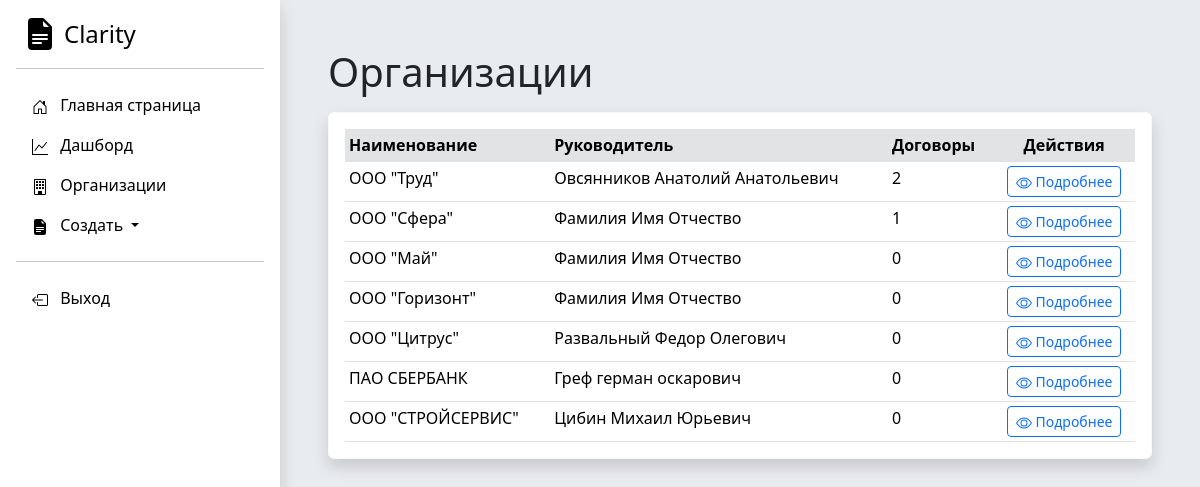
The page /organizations/ (signed in) on the database as committed earlier.
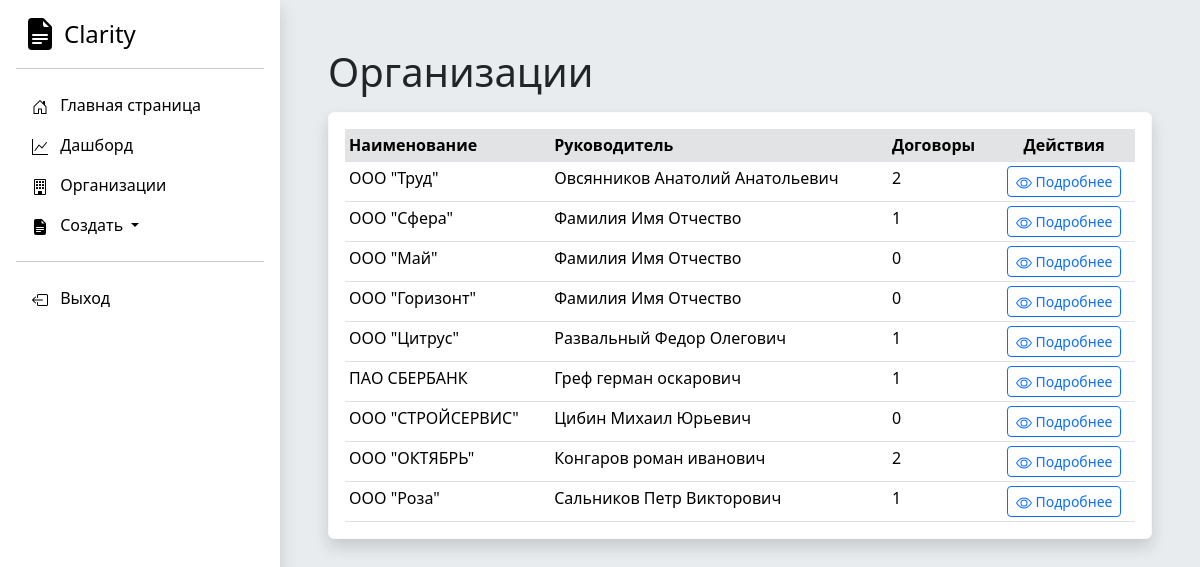
The same page on the database as committed later.
### Accounting/models.py (models this page shows, shortened)
class Organization(models.Model):
    full_name = models.CharField('Полное наименование', max_length=250)
    short_name = models.CharField('Краткое наименование', max_length=250)
    inn = models.IntegerField('ИНН')
    kpp = models.IntegerField('КПП')
    ur_adres = models.TextField('Юридический адрес')
    management_full_name = models.CharField('Управляющее лицо', max_length=250)
    management_post = models.CharField('Должность управляющего лица', max_length=250)
    class Meta:
        verbose_name = "Юридическое лицо"
        verbose_name_plural = "Юридические лица"

### Accounting/views.py (the view)
# urls.py: path('organizations/', views.organizations, name='organizations'),
@login_required
def organizations(request):
    organization_list = Organization.objects.all()
    dogovor_list = Dogovor.objects.all()
    service_list = Service.objects.all()
    for el in service_list:
        el.period = (el.date_end - el.date_start).days + 1
    for el in organization_list:
        el.doc_count = Dogovor.objects.filter(organization=el.id).count()
    content = {
        'organization_list': organization_list,
        'dogovor_list': dogovor_list,
        'service_list': service_list
    }
    return render(request, 'Accounting/organizations.html', content)

### DAM/templates/Accounting/organizations.html (shortened to what this page needs)
{% extends 'Accounting/base.html' %}
{% block content %}<h1>Организации</h1>
<div class="card border-light shadow p-3 bg-body rounded mt-3">
<div class="card-body px-0 py-0">
<div class="table-responsive scrollbar">
    <table class="table table-sm fs-10 mb-0 overflow-hidden">
        <thead >
            <tr>
                <th class="bg-secondary-subtle">Наименование</th>
                <th class="bg-secondary-subtle">Руководитель</th>
                <th class="bg-secondary-subtle">Договоры</th>
                <th class="bg-secondary-subtle text-center">Действия</th>
            </tr>
        </thead>
        <tbody>
{% for el in organization_list %}
<tr>
    <td>{{ el.short_name }}</td>
    <td>{{ el.management_full_name }}</td>
    <td>{{ el.doc_count }}</td>
    <td class="text-center">
        <div class="btn-group" role="group" aria-label="Basic mixed styles example">
          <a role="button" class="btn btn-outline-primary btn-sm" href="{% url 'organization-detail' el.pk %}">
              Подробнее
          </a>
        </div>
    </td>
</tr>
{% endfor %}
        </tbody>
    </table>
</div>
</div>
{% endblock %}

### DAM/templates/Accounting/base.html (shortened to what this page needs)
{% load static %}
<!DOCTYPE html>
<html lang="en" data-bs-theme="light" class=" FB_FW_ext Bco">
<head>
    <link rel="stylesheet" href="https://cdn.jsdelivr.net/npm/bootstrap@5.3.2/dist/css/bootstrap.min.css">
</head>
<body class="bg-body-secondary">
<main class="d-flex flex-nowrap">
<div class="d-flex flex-column flex-shrink-0 p-3 bg-white shadow" style="width: 280px; min-height: 100vh;">
    <a href="/" class="d-flex align-items-center mb-3 mb-md-0 me-md-auto link-body-emphasis text-decoration-none">
        <svg xmlns="http://www.w3.org/2000/svg" width="32" height="32" fill="currentColor" class="bi bi-file-earmark-text-fill me-2 ms-2" viewBox="0 0 16 16">
            <use xlink:href="#logo"></use>
        </svg>
      <span class="ml-5 fs-4">Clarity</span>
    </a>
    <hr>
    <ul class="nav nav-pills flex-column mb-auto">
      <li class="nav-item">
        <a href="{% url 'home' %}" class="nav-link link-body-emphasis">
          <svg class="bi pe-none me-2" width="16" height="16"><use xlink:href="#home"></use></svg>
          Главная страница
        </a>
      </li>
      <li class="nav-item">
        <a href="{% url 'dashboard' %}" class="nav-link link-body-emphasis">
          <svg class="bi pe-none me-2" width="16" height="16"><use xlink:href="#graph"></use></svg>
          Дашборд
        </a>
      </li>
      <li class="nav-item">
        <a href="{% url 'organizations' %}" class="nav-link link-body-emphasis">
          <svg class="bi pe-none me-2" width="16" height="16"><use xlink:href="#organization"></use></svg>
          Организации
        </a>
      </li>
        <li class="nav-item dropdown">
          <a class="nav-link dropdown-toggle link-body-emphasis" href="#" role="button" data-bs-toggle="dropdown" aria-expanded="false">
            <svg class="bi pe-none me-2" width="16" height="16"><use xlink:href="#logo"></use></svg>
            Создать
          </a>
        </li>
<hr>
      <li>
        <form action="{% url 'logout' %}" method="post">
             <button type="submit" href="{% url 'logout' %}" class="nav-link link-body-emphasis">
                  <svg class="bi pe-none me-2" width="16" height="16"><use xlink:href="#logout"></use></svg>
                  Выход
             </button>
        </form>
      </li>
    </ul>
  </div>
    <div class="container p-5">
{% block content %}{% endblock %}
</div>
</main>
</body>
</html>

Rows that differ between the two databases and show on the page:
computed for Organization "ООО \"Цитрус\"": doc_count "0" → "1"
computed for Organization "ПАО СБЕРБАНК": doc_count "0" → "1"
added Organization: short_name "ООО \"ОКТЯБРЬ\"", management_full_name "Конгаров роман иванович", doc_count "2"
added Organization: short_name "ООО \"Роза\"", management_full_name "Сальников Петр Викторович", doc_count "1"
